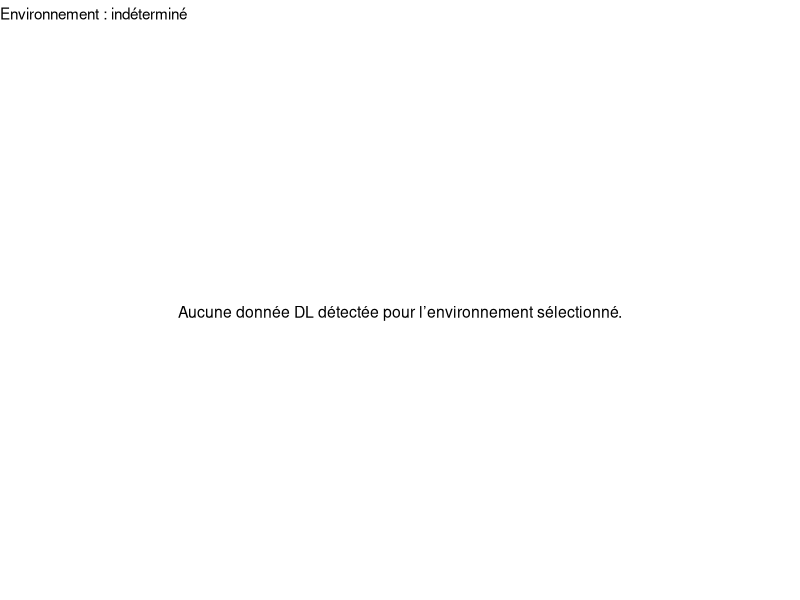
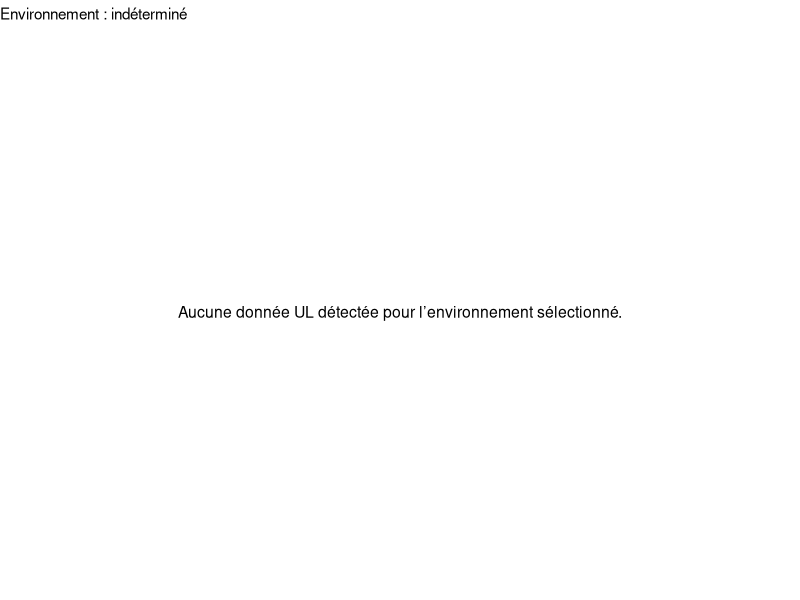
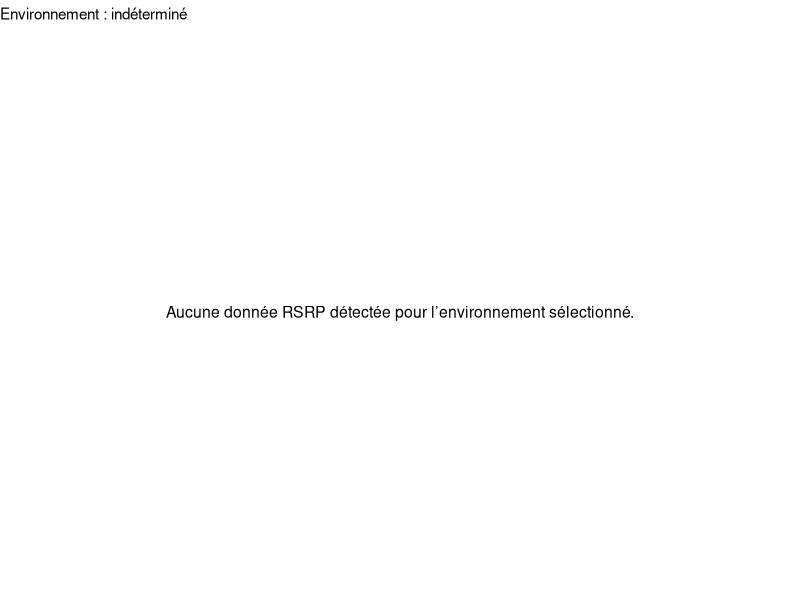

The R script that drew these images, in order:
## ---- chunk 1
suppressPackageStartupMessages({
  library(dplyr); library(ggplot2); library(forcats)
})

# --- garde-fous : ne jamais casser le knit
has_dsn <- exists("data_scored_norm") && is.data.frame(data_scored_norm)

# Fonctions utilitaires minimalistes
to_lower_chr <- function(x) { tolower(as.character(x)) }
nz <- function(x, alt) { if(length(x)==0 || is.na(x)) alt else x }

# Préparation très tolérante
if (has_dsn) {
  dsn <- data_scored_norm
  nm  <- names(dsn)

  must_have <- all(c("operateur","lieu_strate","indicateur","kpi","valeur") %in% nm)
  if (!must_have) {
    # on fabrique un df vide pour que les chunks suivants restent sûrs
    df <- data.frame(operateur=character(), env=character(),
                     famille=character(), valeur=numeric(), stringsAsFactors = FALSE)
    env_top <- "indéterminé"
  } else {
    df0 <- dsn %>%
      mutate(
        operateur = tools::toTitleCase(to_lower_chr(operateur)),
        env_raw   = as.character(lieu_strate),
        indic_l   = to_lower_chr(indicateur),
        kpi_l     = to_lower_chr(kpi),
        valeur    = suppressWarnings(as.numeric(valeur)),
        famille   = dplyr::case_when(
          grepl("download|descend|down|throughput|speed|\\bdl\\b", indic_l) |
          grepl("download|descend|down|throughput|speed|\\bdl\\b", kpi_l) ~ "dl",
          grepl("upload|montant|uplink|\\bul\\b|\\bup\\b", indic_l) |
          grepl("upload|montant|uplink|\\bul\\b|\\bup\\b", kpi_l)         ~ "ul",
          grepl("^rsrp$", indic_l) | grepl("^rsrp$", kpi_l)               ~ "rsrp",
          TRUE ~ NA_character_
        ),
        env = ifelse(is.na(env_raw) | env_raw=="", "inconnu", env_raw)
      ) %>%
      filter(!is.na(famille))

    # Environnement le plus représenté (hors "inconnu" si possible)
    env_counts <- df0 %>% count(env, sort = TRUE)
    env_top <- if (nrow(env_counts)) {
      cand <- env_counts %>% filter(env != "inconnu") %>% slice(1) %>% pull(env)
      if (length(cand)==0) env_counts$env[1] else cand
    } else "indéterminé"

    df <- df0 %>% filter(env == env_top)
  }
} else {
  df <- data.frame(operateur=character(), env=character(),
                   famille=character(), valeur=numeric(), stringsAsFactors = FALSE)
  env_top <- "indéterminé"
}

# Agrégations p50 par famille (avec n)
agg_p50 <- function(d, fam) {
  d %>%
    filter(famille == fam, is.finite(valeur)) %>%
    group_by(operateur) %>%
    summarise(p50 = suppressWarnings(stats::median(valeur, na.rm=TRUE)),
              n   = sum(!is.na(valeur)), .groups="drop")
}

dl_tbl   <- agg_p50(df, "dl")
ul_tbl   <- agg_p50(df, "ul")
rsrp_tbl <- agg_p50(df, "rsrp")

# Ordre opérateurs = DL décroissant si dispo
if (nrow(dl_tbl)) {
  ord_ops <- dl_tbl %>% arrange(desc(p50)) %>% pull(operateur)
} else {
  ord_ops <- sort(unique(df$operateur))
}
reord <- function(t) if (nrow(t)) t %>% mutate(operateur = factor(operateur, levels = ord_ops)) else t
dl_tbl   <- reord(dl_tbl)
ul_tbl   <- reord(ul_tbl)
rsrp_tbl <- reord(rsrp_tbl)

# Thème
theme_set(theme_minimal(base_size = 13))
## ---- chunk 2
if (!nrow(dl_tbl)) {
  ggplot() + theme_void() +
    annotate("text", x=0, y=0, label="Aucune donnée DL détectée pour l’environnement sélectionné.", size=4) +
    labs(subtitle = paste("Environnement :", env_top))
} else {
  ggplot(dl_tbl, aes(operateur, p50)) +
    geom_col() +
    geom_text(aes(label = paste0(round(p50,1)," Mb/s (n=", n, ")")), vjust=-0.25, size=3.5) +
    labs(title="Débit descendant — médiane p50",
         subtitle=paste("Environnement :", env_top),
         x=NULL, y="Mb/s")
}
## ---- chunk 3
if (!nrow(ul_tbl)) {
  ggplot() + theme_void() +
    annotate("text", x=0, y=0, label="Aucune donnée UL détectée pour l’environnement sélectionné.", size=4) +
    labs(subtitle = paste("Environnement :", env_top))
} else {
  ggplot(ul_tbl, aes(operateur, p50)) +
    geom_col() +
    geom_text(aes(label = paste0(round(p50,1)," Mb/s (n=", n, ")")), vjust=-0.25, size=3.5) +
    labs(title="Débit montant — médiane p50",
         subtitle=paste("Environnement :", env_top),
         x=NULL, y="Mb/s")
}
## ---- chunk 4
if (!nrow(rsrp_tbl)) {
  ggplot() + theme_void() +
    annotate("text", x=0, y=0, label="Aucune donnée RSRP détectée pour l’environnement sélectionné.", size=4) +
    labs(subtitle = paste("Environnement :", env_top))
} else {
  ggplot(rsrp_tbl, aes(operateur, p50)) +
    geom_col() +
    geom_hline(yintercept=-100, linetype="dashed") +
    geom_text(aes(label = paste0(round(p50,0)," dBm (n=", n, ")")), vjust=-0.25, size=3.5) +
    labs(title="RSRP — médiane p50",
         subtitle=paste("Environnement :", env_top, "— repère confort 4G ≈ −100 dBm (pointillé)"),
         x=NULL, y="dBm (plus proche de 0 = meilleur)")
}
